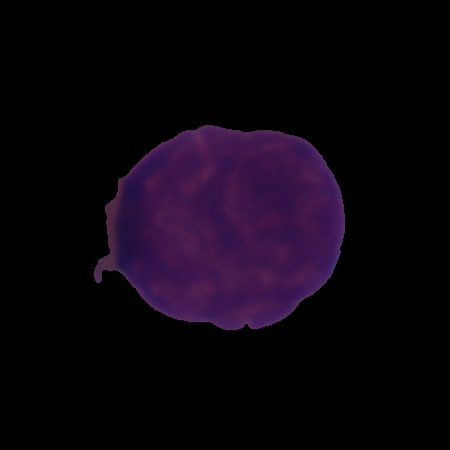
#> input picture dataset/Train/all/UID_1_1_1_all.bmp, 450 x 450 px; its folder holds only this picture in this run
$ python -i CLAHE.py   (imports and definitions only)
#> lines starting #> are read from the running program, lines starting #| are printed output that depends on the picture

import cv2
import os
import tkinter as tk
from tkinter import filedialog
from PIL import Image, ImageTk

def enhance_images_with_clahe(input_image_path, output_folder, clip_limit=2.0, tile_grid_size=(8, 8), counter=None):
#> called with input_image_path = 'dataset/Train/all/UID_1_1_1_all.bmp', output_folder = 'out.png', clip_limit = 2, tile_grid_size = (8, 8)
    img = cv2.imread(input_image_path, cv2.IMREAD_COLOR)
#> img is the input picture: shape (450, 450, 3); mean B, G, R 14.7, 4.6, 12.1

    lab = cv2.cvtColor(img, cv2.COLOR_BGR2LAB)
#> lab: shape (450, 450, 3); mean of channels 0, 1, 2 8.2, 133.5, 123.3
    l, a, b = cv2.split(lab)
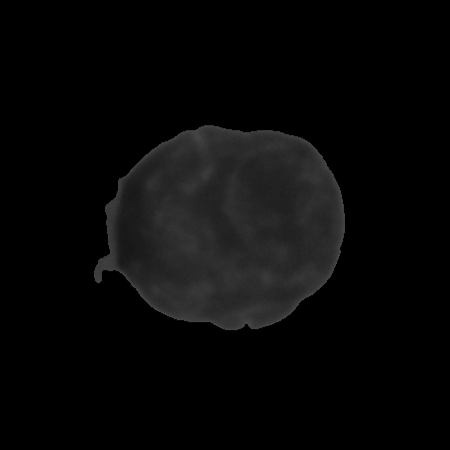
#> l: shape (450, 450); min 0, max 76, mean 8.2
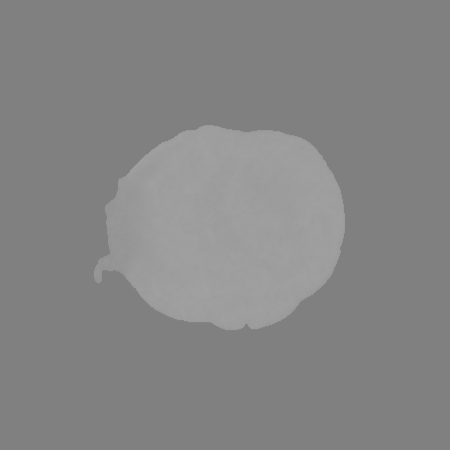
#> a: shape (450, 450); min 128, max 162, mean 133.5
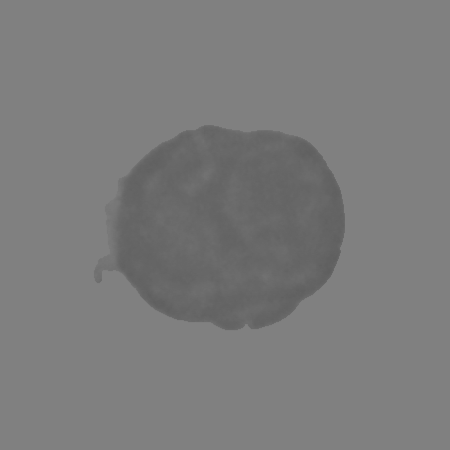
#> b: shape (450, 450); min 95, max 128, mean 123.3

    clahe = cv2.createCLAHE(clipLimit=clip_limit, tileGridSize=tile_grid_size)
    cl = clahe.apply(l)
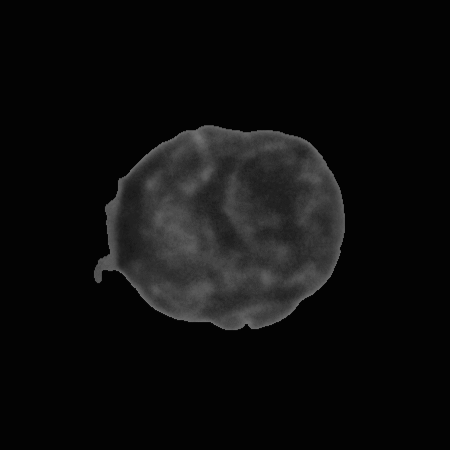
#> cl: shape (450, 450); min 3, max 113, mean 13.7
    enhanced_lab = cv2.merge([cl, a, b])
#> enhanced_lab: shape (450, 450, 3); mean of channels 0, 1, 2 13.7, 133.5, 123.3
    enhanced_img = cv2.cvtColor(enhanced_lab, cv2.COLOR_LAB2BGR)
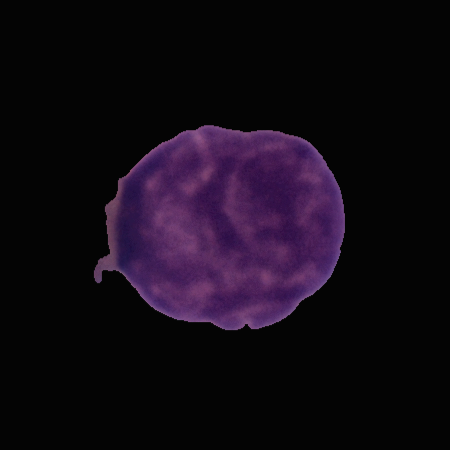
#> enhanced_img: shape (450, 450, 3); mean B, G, R 20.8, 10.6, 18.3

    output_filename = f"hem{counter}.bmp"
    output_path = os.path.join(output_folder, output_filename)
    cv2.imwrite(output_path, enhanced_img)

    return output_path

def process_and_display_images(input_folder, output_folder):
    counter = 1
    for filename in os.listdir(input_folder):
        if filename.endswith(('.jpg', '.jpeg', '.png', '.bmp')):
            input_image_path = os.path.join(input_folder, filename)
            enhanced_image_path = enhance_images_with_clahe(input_image_path, output_folder, counter=counter)
            display_processed_image(enhanced_image_path)
            counter += 1

def open_folder_dialog():
    input_folder_path = filedialog.askdirectory(title="Select Input Folder")
    if input_folder_path:
        output_folder_path = os.path.join(input_folder_path, "output")
        os.makedirs(output_folder_path, exist_ok=True)
        process_and_display_images(input_folder_path, output_folder_path)

def display_processed_image(image_path):
    processed_image = Image.open(image_path)
    processed_image.thumbnail((400, 400))

    tk_image = ImageTk.PhotoImage(processed_image)

    processed_image_label.config(image=tk_image)
    processed_image_label.image = tk_image

# [2 lines not run here, left out]

# [1 line that did not run here, left out]
# [1 line not run here, left out]

# [1 line that did not run here, left out]
# [3 lines not run here, left out]

>>> result = enhance_images_with_clahe('dataset/Train/all/UID_1_1_1_all.bmp', 'out.png')

$ run again, on dataset/Train/all/UID_1_2_1_all.bmp
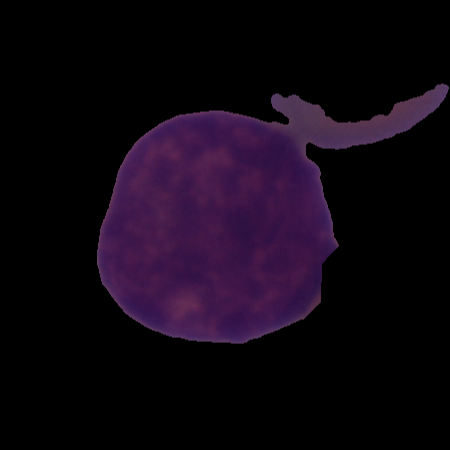
#> input picture dataset/Train/all/UID_1_2_1_all.bmp, 450 x 450 px
#> in enhance_images_with_clahe, img is the input picture: shape (450, 450, 3); mean B, G, R 18.5, 6.9, 16.1
#> lab: shape (450, 450, 3); mean of channels 0, 1, 2 11.3, 134.5, 122.7
#> in enhance_images_with_clahe, `l, a, b = cv2.split(lab)`:
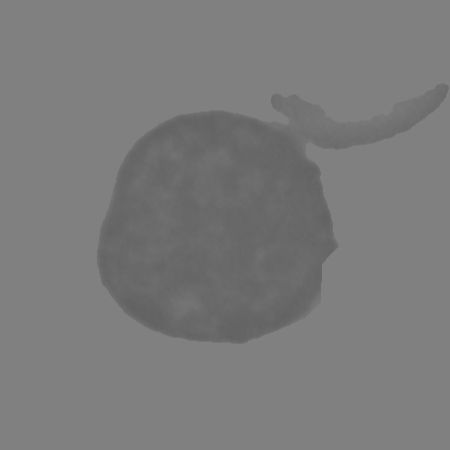
#> b: shape (450, 450); min 97, max 128, mean 122.7
#> enhanced_lab: shape (450, 450, 3); mean of channels 0, 1, 2 17.1, 134.5, 122.7
#> in enhance_images_with_clahe, `enhanced_img = cv2.cvtColor(enhanced_lab, cv2.COLOR_LAB2BGR)`:
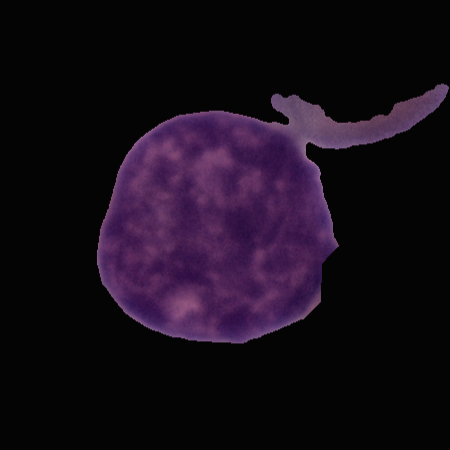
#> enhanced_img: shape (450, 450, 3); mean B, G, R 24.8, 13.1, 22.5

$ run again, on dataset/Train/all/UID_1_2_2_all.bmp
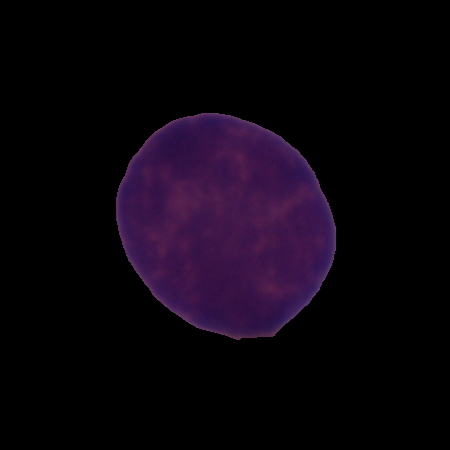
#> input picture dataset/Train/all/UID_1_2_2_all.bmp, 450 x 450 px
#> in enhance_images_with_clahe, img is the input picture: shape (450, 450, 3); mean B, G, R 14, 4.5, 11.6
#> lab: shape (450, 450, 3); mean of channels 0, 1, 2 7.9, 133.2, 123.6
#> in enhance_images_with_clahe, `l, a, b = cv2.split(lab)`:
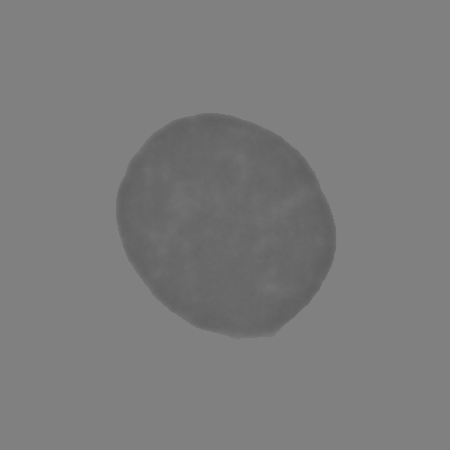
#> b: shape (450, 450); min 95, max 128, mean 123.6
#> enhanced_lab: shape (450, 450, 3); mean of channels 0, 1, 2 12.9, 133.2, 123.6
#> in enhance_images_with_clahe, `enhanced_img = cv2.cvtColor(enhanced_lab, cv2.COLOR_LAB2BGR)`:
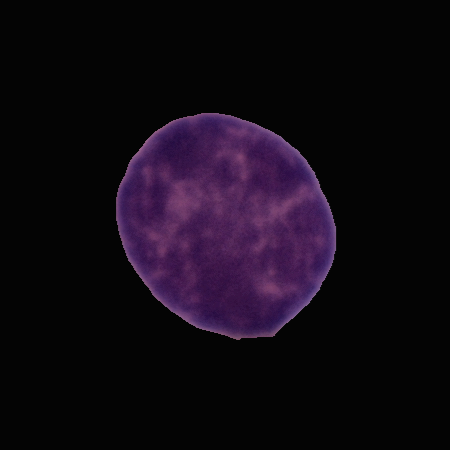
#> enhanced_img: shape (450, 450, 3); mean B, G, R 19.7, 10.1, 17.3

$ run again, on dataset/Train/all/UID_1_3_1_all.bmp
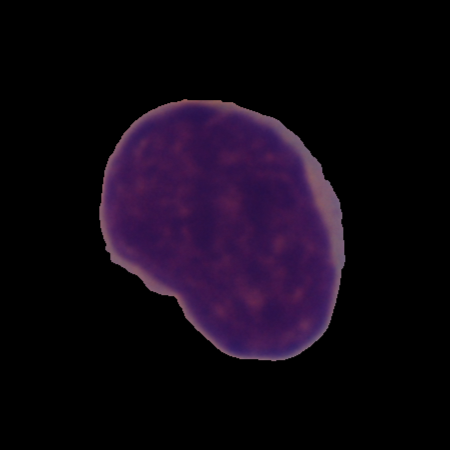
#> input picture dataset/Train/all/UID_1_3_1_all.bmp, 450 x 450 px
#> in enhance_images_with_clahe, img is the input picture: shape (450, 450, 3); mean B, G, R 19.3, 7.5, 16.2
#> lab: shape (450, 450, 3); mean of channels 0, 1, 2 11.8, 134.4, 122.5
#> in enhance_images_with_clahe, `l, a, b = cv2.split(lab)`:
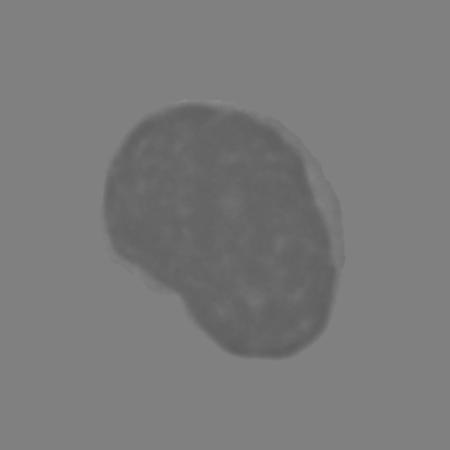
#> b: shape (450, 450); min 93, max 138, mean 122.5
#> enhanced_lab: shape (450, 450, 3); mean of channels 0, 1, 2 17.2, 134.4, 122.5
#> in enhance_images_with_clahe, `enhanced_img = cv2.cvtColor(enhanced_lab, cv2.COLOR_LAB2BGR)`:
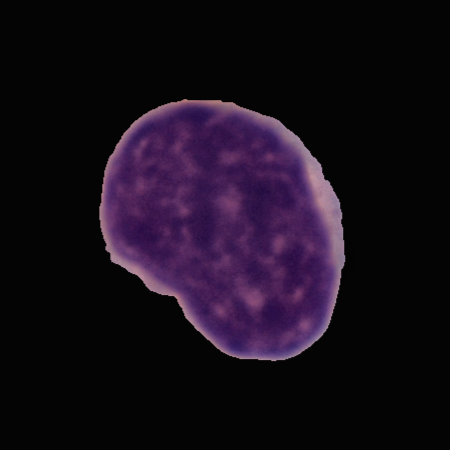
#> enhanced_img: shape (450, 450, 3); mean B, G, R 25.4, 13.5, 22.3
